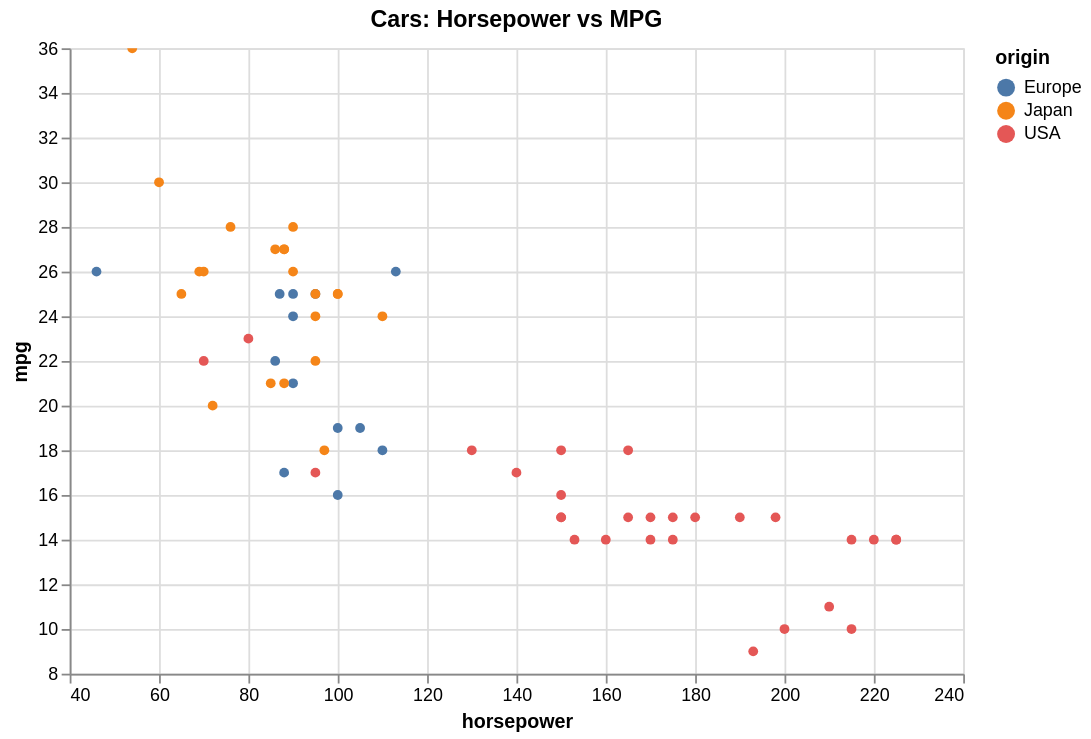

Write the Vega-Lite specification saved for this chart.
### Vega-Lite specification from a JSON file in a GitHub repository (floating-point values rounded to 4 significant figures)
{"$schema": "https://vega.github.io/schema/vega-lite/v5.json", "config": {"axis": {"labelLimit": 0}, "header": {"labelLimit": 0}, "legend": {"labelLimit": 0}}, "data": {"values": [{"acceleration": 12.0, "cylinders": 8, "horsepower": 130, "mpg": 18, "origin": "USA", "weight": 3504}, {"acceleration": 11.5, "cylinders": 8, "horsepower": 165, "mpg": 15, "origin": "USA", "weight": 3693}, {"acceleration": 11.0, "cylinders": 8, "horsepower": 150, "mpg": 18, "origin": "USA", "weight": 3436}, {"acceleration": 12.0, "cylinders": 8, "horsepower": 150, "mpg": 16, "origin": "USA", "weight": 3433}, {"acceleration": 10.5, "cylinders": 8, "horsepower": 140, "mpg": 17, "origin": "USA", "weight": 3449}, {"acceleration": 10.0, "cylinders": 8, "horsepower": 198, "mpg": 15, "origin": "USA", "weight": 4341}, {"acceleration": 9.0, "cylinders": 8, "horsepower": 220, "mpg": 14, "origin": "USA", "weight": 4354}, {"acceleration": 8.5, "cylinders": 8, "horsepower": 215, "mpg": 14, "origin": "USA", "weight": 4312}, {"acceleration": 10.0, "cylinders": 8, "horsepower": 225, "mpg": 14, "origin": "USA", "weight": 4425}, {"acceleration": 8.5, "cylinders": 8, "horsepower": 190, "mpg": 15, "origin": "USA", "weight": 3850}, {"acceleration": 10.0, "cylinders": 8, "horsepower": 170, "mpg": 15, "origin": "USA", "weight": 3563}, {"acceleration": 8.0, "cylinders": 8, "horsepower": 160, "mpg": 14, "origin": "USA", "weight": 3609}, {"acceleration": 9.5, "cylinders": 8, "horsepower": 150, "mpg": 15, "origin": "USA", "weight": 3761}, {"acceleration": 10.0, "cylinders": 8, "horsepower": 225, "mpg": 14, "origin": "USA", "weight": 3086}, {"acceleration": 15.0, "cylinders": 4, "horsepower": 95, "mpg": 24, "origin": "Japan", "weight": 2372}, {"acceleration": 15.5, "cylinders": 4, "horsepower": 95, "mpg": 22, "origin": "Japan", "weight": 2833}, {"acceleration": 15.5, "cylinders": 4, "horsepower": 97, "mpg": 18, "origin": "Japan", "weight": 2774}, {"acceleration": 16.0, "cylinders": 4, "horsepower": 85, "mpg": 21, "origin": "Japan", "weight": 2587}, {"acceleration": 14.5, "cylinders": 4, "horsepower": 88, "mpg": 27, "origin": "Japan", "weight": 2130}, {"acceleration": 20.5, "cylinders": 4, "horsepower": 46, "mpg": 26, "origin": "Europe", "weight": 1835}, {"acceleration": 17.5, "cylinders": 4, "horsepower": 87, "mpg": 25, "origin": "Europe", "weight": 2672}, {"acceleration": 15.0, "cylinders": 4, "horsepower": 90, "mpg": 24, "origin": "Europe", "weight": 2430}, {"acceleration": 17.5, "cylinders": 4, "horsepower": 95, "mpg": 25, "origin": "Europe", "weight": 2375}, {"acceleration": 15.5, "cylinders": 4, "horsepower": 113, "mpg": 26, "origin": "Europe", "weight": 2234}, {"acceleration": 18.5, "cylinders": 4, "horsepower": 90, "mpg": 21, "origin": "Europe", "weight": 2648}, {"acceleration": 14.0, "cylinders": 8, "horsepower": 215, "mpg": 10, "origin": "USA", "weight": 4615}, {"acceleration": 13.0, "cylinders": 8, "horsepower": 200, "mpg": 10, "origin": "USA", "weight": 4376}, {"acceleration": 13.5, "cylinders": 8, "horsepower": 210, "mpg": 11, "origin": "USA", "weight": 4382}, {"acceleration": 18.0, "cylinders": 8, "horsepower": 193, "mpg": 9, "origin": "USA", "weight": 4732}, {"acceleration": 14.5, "cylinders": 4, "horsepower": 88, "mpg": 27, "origin": "Japan", "weight": 2130}, {"acceleration": 13.5, "cylinders": 4, "horsepower": 90, "mpg": 28, "origin": "Japan", "weight": 2264}, {"acceleration": 15.5, "cylinders": 4, "horsepower": 95, "mpg": 25, "origin": "Japan", "weight": 2228}, {"acceleration": 19.0, "cylinders": 4, "horsepower": 100, "mpg": 25, "origin": "Japan", "weight": 2046}, {"acceleration": 13.0, "cylinders": 4, "horsepower": 105, "mpg": 19, "origin": "Europe", "weight": 2634}, {"acceleration": 15.5, "cylinders": 4, "horsepower": 100, "mpg": 16, "origin": "Europe", "weight": 2702}, {"acceleration": 16.5, "cylinders": 4, "horsepower": 88, "mpg": 17, "origin": "Europe", "weight": 2875}, {"acceleration": 17.0, "cylinders": 4, "horsepower": 100, "mpg": 19, "origin": "Europe", "weight": 2901}, {"acceleration": 11.0, "cylinders": 6, "horsepower": 165, "mpg": 18, "origin": "USA", "weight": 3353}, {"acceleration": 11.5, "cylinders": 6, "horsepower": 175, "mpg": 14, "origin": "USA", "weight": 3169}, {"acceleration": 12.5, "cylinders": 6, "horsepower": 153, "mpg": 14, "origin": "USA", "weight": 2906}, {"acceleration": 13.5, "cylinders": 6, "horsepower": 150, "mpg": 15, "origin": "USA", "weight": 3380}, {"acceleration": 12.0, "cylinders": 8, "horsepower": 180, "mpg": 15, "origin": "USA", "weight": 3740}, {"acceleration": 11.0, "cylinders": 8, "horsepower": 170, "mpg": 14, "origin": "USA", "weight": 4080}, {"acceleration": 11.5, "cylinders": 8, "horsepower": 175, "mpg": 15, "origin": "USA", "weight": 3645}, {"acceleration": 14.0, "cylinders": 4, "horsepower": 110, "mpg": 24, "origin": "Japan", "weight": 2585}, {"acceleration": 19.0, "cylinders": 4, "horsepower": 72, "mpg": 20, "origin": "Japan", "weight": 2310}, {"acceleration": 15.0, "cylinders": 4, "horsepower": 100, "mpg": 25, "origin": "Japan", "weight": 2472}, {"acceleration": 16.0, "cylinders": 4, "horsepower": 88, "mpg": 21, "origin": "Japan", "weight": 2265}, {"acceleration": 19.5, "cylinders": 4, "horsepower": 86, "mpg": 27, "origin": "Japan", "weight": 2110}, {"acceleration": 14.5, "cylinders": 4, "horsepower": 90, "mpg": 26, "origin": "Japan", "weight": 2800}, {"acceleration": 19.5, "cylinders": 4, "horsepower": 70, "mpg": 26, "origin": "Japan", "weight": 2110}, {"acceleration": 17.0, "cylinders": 4, "horsepower": 76, "mpg": 28, "origin": "Japan", "weight": 2085}, {"acceleration": 17.0, "cylinders": 4, "horsepower": 65, "mpg": 25, "origin": "Japan", "weight": 2245}, {"acceleration": 15.0, "cylinders": 4, "horsepower": 69, "mpg": 26, "origin": "Japan", "weight": 1965}, {"acceleration": 17.0, "cylinders": 4, "horsepower": 60, "mpg": 30, "origin": "Japan", "weight": 1755}, {"acceleration": 14.0, "cylinders": 6, "horsepower": 70, "mpg": 22, "origin": "USA", "weight": 2815}, {"acceleration": 12.5, "cylinders": 6, "horsepower": 95, "mpg": 17, "origin": "USA", "weight": 3210}, {"acceleration": 13.5, "cylinders": 6, "horsepower": 80, "mpg": 23, "origin": "USA", "weight": 3380}, {"acceleration": 15.5, "cylinders": 4, "horsepower": 54, "mpg": 36, "origin": "Japan", "weight": 1760}, {"acceleration": 14.0, "cylinders": 4, "horsepower": 90, "mpg": 25, "origin": "Europe", "weight": 2130}, {"acceleration": 15.5, "cylinders": 4, "horsepower": 86, "mpg": 22, "origin": "Europe", "weight": 2205}, {"acceleration": 13.5, "cylinders": 4, "horsepower": 110, "mpg": 18, "origin": "Europe", "weight": 2245}]}, "encoding": {"color": {"field": "origin", "type": "nominal"}, "opacity": {"condition": {"empty": true, "param": "legend_selection", "value": 1}, "value": 0.15}, "tooltip": [{"field": "horsepower", "type": "quantitative"}, {"field": "origin", "type": "nominal"}, {"field": "mpg", "type": "quantitative"}], "x": {"field": "horsepower", "scale": {"zero": false}, "type": "quantitative"}, "y": {"field": "mpg", "scale": {"zero": false}, "type": "quantitative"}}, "height": 350, "mark": {"filled": true, "type": "point"}, "params": [{"bind": "scales", "name": "grid", "select": {"encodings": ["x", "y"], "type": "interval"}}, {"bind": "legend", "name": "legend_selection", "select": {"fields": ["origin"], "type": "point"}}, {"name": "hover_nearest", "select": {"nearest": true, "on": "pointerover", "type": "point"}}], "title": "Cars: Horsepower vs MPG", "width": 500}
